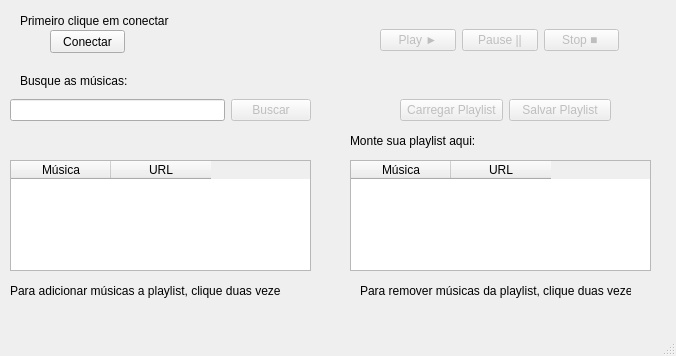
<?xml version="1.0" encoding="UTF-8"?>
<ui version="4.0">
 <class>MainWindow</class>
 <widget class="QMainWindow" name="MainWindow">
  <property name="geometry">
   <rect>
    <x>0</x>
    <y>0</y>
    <width>676</width>
    <height>356</height>
   </rect>
  </property>
  <property name="windowTitle">
   <string>MainWindow</string>
  </property>
  <widget class="QWidget" name="centralwidget">
   <widget class="QLabel" name="label">
    <property name="geometry">
     <rect>
      <x>20</x>
      <y>10</y>
      <width>271</width>
      <height>21</height>
     </rect>
    </property>
    <property name="text">
     <string>Primeiro clique em conectar</string>
    </property>
   </widget>
   <widget class="QPushButton" name="conexaoButton">
    <property name="geometry">
     <rect>
      <x>50</x>
      <y>30</y>
      <width>75</width>
      <height>23</height>
     </rect>
    </property>
    <property name="text">
     <string>Conectar</string>
    </property>
   </widget>
   <widget class="QTableWidget" name="tableWidget">
    <property name="geometry">
     <rect>
      <x>10</x>
      <y>160</y>
      <width>301</width>
      <height>111</height>
     </rect>
    </property>
    <property name="columnCount">
     <number>2</number>
    </property>
    <attribute name="horizontalHeaderMinimumSectionSize">
     <number>39</number>
    </attribute>
    <column>
     <property name="text">
      <string>Música</string>
     </property>
    </column>
    <column>
     <property name="text">
      <string>URL</string>
     </property>
    </column>
   </widget>
   <widget class="QWidget" name="horizontalLayoutWidget">
    <property name="geometry">
     <rect>
      <x>10</x>
      <y>80</y>
      <width>301</width>
      <height>61</height>
     </rect>
    </property>
    <layout class="QHBoxLayout" name="horizontalLayout">
     <item>
      <widget class="QLineEdit" name="buscaLine">
       <property name="text">
        <string/>
       </property>
      </widget>
     </item>
     <item>
      <widget class="QPushButton" name="buscaButton">
       <property name="enabled">
        <bool>false</bool>
       </property>
       <property name="text">
        <string>Buscar</string>
       </property>
      </widget>
     </item>
    </layout>
   </widget>
   <widget class="QTableWidget" name="tableWidget_2">
    <property name="geometry">
     <rect>
      <x>350</x>
      <y>160</y>
      <width>301</width>
      <height>111</height>
     </rect>
    </property>
    <property name="columnCount">
     <number>2</number>
    </property>
    <attribute name="horizontalHeaderMinimumSectionSize">
     <number>39</number>
    </attribute>
    <column>
     <property name="text">
      <string>Música</string>
     </property>
    </column>
    <column>
     <property name="text">
      <string>URL</string>
     </property>
    </column>
   </widget>
   <widget class="QLabel" name="label_2">
    <property name="geometry">
     <rect>
      <x>350</x>
      <y>130</y>
      <width>271</width>
      <height>21</height>
     </rect>
    </property>
    <property name="text">
     <string>Monte sua playlist aqui:</string>
    </property>
   </widget>
   <widget class="QLabel" name="label_3">
    <property name="geometry">
     <rect>
      <x>20</x>
      <y>70</y>
      <width>271</width>
      <height>21</height>
     </rect>
    </property>
    <property name="text">
     <string>Busque as músicas:</string>
    </property>
   </widget>
   <widget class="QLabel" name="label_4">
    <property name="geometry">
     <rect>
      <x>10</x>
      <y>280</y>
      <width>271</width>
      <height>21</height>
     </rect>
    </property>
    <property name="text">
     <string>Para adicionar músicas a playlist, clique duas vezes.</string>
    </property>
   </widget>
   <widget class="QLabel" name="label_5">
    <property name="geometry">
     <rect>
      <x>360</x>
      <y>280</y>
      <width>271</width>
      <height>21</height>
     </rect>
    </property>
    <property name="text">
     <string>Para remover músicas da playlist, clique duas vezes.</string>
    </property>
   </widget>
   <widget class="QWidget" name="horizontalLayoutWidget_2">
    <property name="geometry">
     <rect>
      <x>400</x>
      <y>70</y>
      <width>211</width>
      <height>80</height>
     </rect>
    </property>
    <layout class="QHBoxLayout" name="horizontalLayout_2">
     <item>
      <widget class="QPushButton" name="carregarButton">
       <property name="enabled">
        <bool>false</bool>
       </property>
       <property name="text">
        <string>Carregar Playlist</string>
       </property>
      </widget>
     </item>
     <item>
      <widget class="QPushButton" name="salveButton">
       <property name="enabled">
        <bool>false</bool>
       </property>
       <property name="text">
        <string>Salvar Playlist</string>
       </property>
      </widget>
     </item>
    </layout>
   </widget>
   <widget class="QWidget" name="horizontalLayoutWidget_3">
    <property name="geometry">
     <rect>
      <x>380</x>
      <y>0</y>
      <width>239</width>
      <height>80</height>
     </rect>
    </property>
    <layout class="QHBoxLayout" name="horizontalLayout_3">
     <item>
      <widget class="QPushButton" name="playButton">
       <property name="enabled">
        <bool>false</bool>
       </property>
       <property name="text">
        <string>Play ►</string>
       </property>
      </widget>
     </item>
     <item>
      <widget class="QPushButton" name="pauseButton">
       <property name="enabled">
        <bool>false</bool>
       </property>
       <property name="text">
        <string>Pause ||</string>
       </property>
      </widget>
     </item>
     <item>
      <widget class="QPushButton" name="stopButton">
       <property name="enabled">
        <bool>false</bool>
       </property>
       <property name="text">
        <string>Stop ■ </string>
       </property>
      </widget>
     </item>
    </layout>
   </widget>
  </widget>
  <widget class="QMenuBar" name="menubar">
   <property name="geometry">
    <rect>
     <x>0</x>
     <y>0</y>
     <width>676</width>
     <height>21</height>
    </rect>
   </property>
  </widget>
  <widget class="QStatusBar" name="statusbar"/>
 </widget>
 <resources/>
 <connections/>
</ui>
